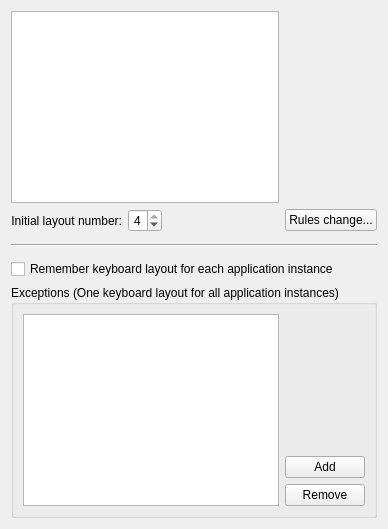
     <widget class="TabBar" name="tabLayouts">
      <property name="locale">
       <locale language="English" country="UnitedStates"/>
      </property>
      <attribute name="title">
       <string>Layouts</string>
      </attribute>
      <layout class="QVBoxLayout" name="verticalLayout_17">
       <item>
        <layout class="QGridLayout" name="gridLayout_4">
         <item row="0" column="0">
          <widget class="QTableWidget" name="Layout_lstLayout">
           <property name="showDropIndicator" stdset="0">
            <bool>false</bool>
           </property>
           <property name="selectionMode">
            <enum>QAbstractItemView::SingleSelection</enum>
           </property>
           <property name="selectionBehavior">
            <enum>QAbstractItemView::SelectRows</enum>
           </property>
           <property name="wordWrap">
            <bool>false</bool>
           </property>
           <attribute name="horizontalHeaderMinimumSectionSize">
            <number>35</number>
           </attribute>
           <attribute name="verticalHeaderVisible">
            <bool>false</bool>
           </attribute>
           <attribute name="verticalHeaderDefaultSectionSize">
            <number>22</number>
           </attribute>
          </widget>
         </item>
         <item row="1" column="0">
          <layout class="QHBoxLayout" name="horizontalLayout_2">
           <item>
            <widget class="QLabel" name="Layout_lblLayoutNomber">
             <property name="text">
              <string>Initial layout number:</string>
             </property>
             <property name="alignment">
              <set>Qt::AlignRight|Qt::AlignTrailing|Qt::AlignVCenter</set>
             </property>
            </widget>
           </item>
           <item>
            <widget class="QSpinBox" name="Layout_spbLayoutNumber">
             <property name="maximumSize">
              <size>
               <width>50</width>
               <height>16777215</height>
              </size>
             </property>
             <property name="alignment">
              <set>Qt::AlignCenter</set>
             </property>
             <property name="minimum">
              <number>1</number>
             </property>
             <property name="maximum">
              <number>4</number>
             </property>
             <property name="value">
              <number>4</number>
             </property>
            </widget>
           </item>
           <item>
            <spacer name="horizontalSpacer_10">
             <property name="orientation">
              <enum>Qt::Horizontal</enum>
             </property>
             <property name="sizeHint" stdset="0">
              <size>
               <width>40</width>
               <height>20</height>
              </size>
             </property>
            </spacer>
           </item>
          </layout>
         </item>
         <item row="1" column="1">
          <widget class="QPushButton" name="Layout_cmdRulesChange">
           <property name="text">
            <string>Rules change...</string>
           </property>
          </widget>
         </item>
        </layout>
       </item>
       <item>
        <widget class="Line" name="line_2">
         <property name="minimumSize">
          <size>
           <width>0</width>
           <height>15</height>
          </size>
         </property>
         <property name="orientation">
          <enum>Qt::Horizontal</enum>
         </property>
        </widget>
       </item>
       <item>
        <widget class="QCheckBox" name="Layout_chkRememberKbLayout">
         <property name="text">
          <string>Remember keyboard layout for each application instance</string>
         </property>
        </widget>
       </item>
       <item>
        <widget class="QGroupBox" name="groupBox_12">
         <property name="title">
          <string>Exceptions (One keyboard layout for all application instances)</string>
         </property>
         <layout class="QHBoxLayout" name="horizontalLayout">
          <item>
           <widget class="QListWidget" name="Layout_lstListApplicationOneKbLayout"/>
          </item>
          <item>
           <layout class="QVBoxLayout" name="verticalLayout_16">
            <item>
             <spacer name="verticalSpacer_8">
              <property name="orientation">
               <enum>Qt::Vertical</enum>
              </property>
              <property name="sizeHint" stdset="0">
               <size>
                <width>20</width>
                <height>40</height>
               </size>
              </property>
             </spacer>
            </item>
            <item>
             <widget class="QPushButton" name="Layout_AddApp">
              <property name="text">
               <string>Add</string>
              </property>
             </widget>
            </item>
            <item>
             <widget class="QPushButton" name="Layout_DelApp">
              <property name="text">
               <string>Remove</string>
              </property>
             </widget>
            </item>
           </layout>
          </item>
         </layout>
        </widget>
       </item>
      </layout>
     </widget>
